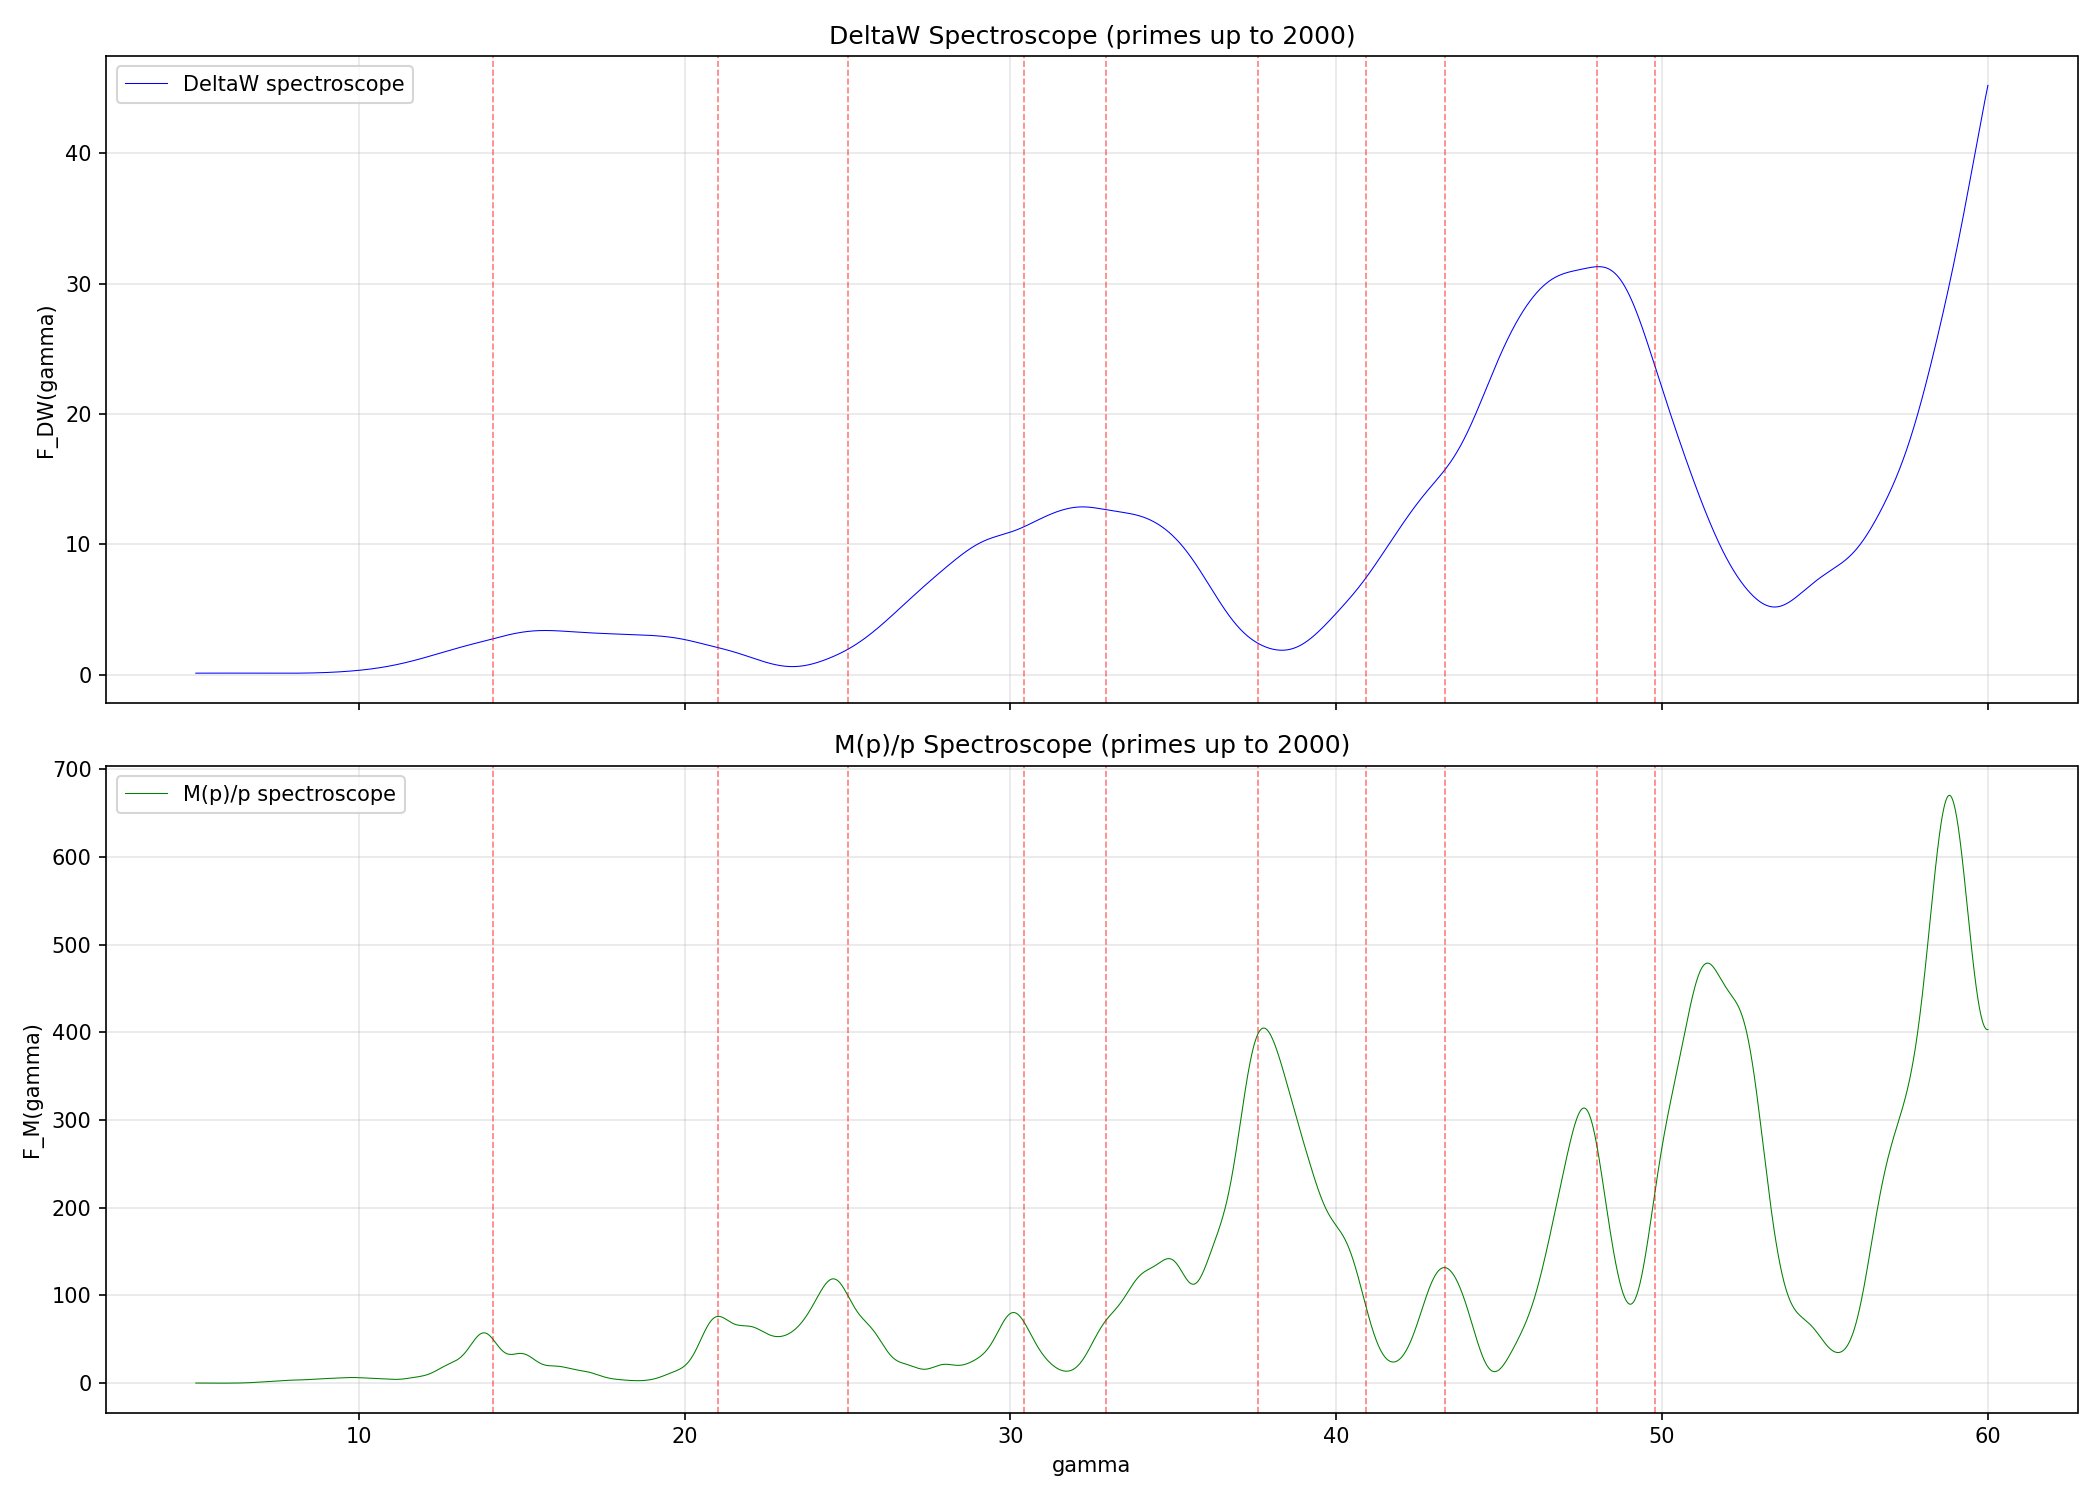

Python code for this plot:
#!/usr/bin/env python3
"""
FT of per-prime DeltaW to detect zeta zero pairs (MPR-34).
Compares DeltaW spectroscope with M(p)/p spectroscope.
"""

import numpy as np
import matplotlib
matplotlib.use('Agg')
import matplotlib.pyplot as plt
from math import gcd
import time, sys, os, bisect

OUT_DIR = os.path.expanduser("~/Desktop/Farey-Local/experiments")

# ---------- 1. Prime sieve ----------
def sieve(n):
    is_p = bytearray(b'\x01') * (n + 1)
    is_p[0] = is_p[1] = 0
    for i in range(2, int(n**0.5) + 1):
        if is_p[i]:
            is_p[i*i::i] = bytearray(len(is_p[i*i::i]))
    return [i for i in range(2, n + 1) if is_p[i]]

# ---------- 2. Moebius sieve ----------
def moebius_sieve(n):
    mu = np.zeros(n + 1, dtype=int)
    mu[1] = 1
    smallest_pf = list(range(n + 1))
    is_prime = bytearray(b'\x01') * (n + 1)
    is_prime[0] = is_prime[1] = 0
    primes = []
    for i in range(2, n + 1):
        if is_prime[i]:
            primes.append(i)
            smallest_pf[i] = i
        for p in primes:
            if p > smallest_pf[i] or i * p > n:
                break
            is_prime[i * p] = 0
            smallest_pf[i * p] = p
    for i in range(2, n + 1):
        x = i
        mu_val = 1
        while x > 1:
            p = smallest_pf[x]
            count = 0
            while x % p == 0:
                x //= p
                count += 1
            if count > 1:
                mu_val = 0
                break
            mu_val *= -1
        mu[i] = mu_val
    return mu

# ---------- 3. Known zeta zeros ----------
ZETA_ZEROS = [
    14.134725, 21.022040, 25.010858, 30.424876, 32.935062,
    37.586178, 40.918719, 43.327073, 48.005151, 49.773832,
]

# ---------- MAIN ----------
def main():
    MAX_P = 2000

    # Speed test
    print("Speed test...")
    t0 = time.time()
    farey = [0.0, 1.0]
    for n in range(2, 501):
        for a in range(1, n):
            if gcd(a, n) == 1:
                bisect.insort(farey, a / n)
    t_500 = time.time() - t0
    print(f"Incremental Farey up to n=500 took {t_500:.2f}s, |F_500|={len(farey)}")

    est_2000 = t_500 * (2000/500)**2.3  # slightly superquadratic due to insort
    print(f"Estimated time for n=2000: {est_2000:.0f}s")

    if est_2000 > 120:
        MAX_P = 1000
        print(f"Reducing to MAX_P={MAX_P}")
    elif est_2000 > 60:
        MAX_P = 1500
        print(f"Adjusting to MAX_P={MAX_P}")
    else:
        print(f"Proceeding with MAX_P={MAX_P}")

    primes = sieve(MAX_P)
    n_primes = len(primes)
    print(f"Found {n_primes} primes up to {MAX_P}")

    needed_n = set()
    for p in primes:
        needed_n.add(p - 1)
        needed_n.add(p)

    max_n = max(needed_n)
    print(f"Need W for {len(needed_n)} distinct n, max n={max_n}")

    # Build Farey incrementally from scratch (not reusing the speed test)
    print("\nBuilding Farey sequences incrementally...")
    farey = [0.0, 1.0]
    W_cache = {}
    if 1 in needed_n:
        N = len(farey)
        w = sum((farey[j] - j/N)**2 for j in range(N))
        W_cache[1] = w

    t_start = time.time()
    last_report = t_start

    for n in range(2, max_n + 1):
        new_fracs = []
        for a in range(1, n):
            if gcd(a, n) == 1:
                new_fracs.append(a / n)
        for f in new_fracs:
            bisect.insort(farey, f)

        if n in needed_n:
            N = len(farey)
            w = 0.0
            for j in range(N):
                diff = farey[j] - j / N
                w += diff * diff
            W_cache[n] = w

        now = time.time()
        if now - last_report > 10.0:
            elapsed = now - t_start
            frac_done = n / max_n
            eta = elapsed / frac_done * (1 - frac_done) if frac_done > 0 else 0
            print(f"  n={n}/{max_n}, |F_n|={len(farey)}, elapsed={elapsed:.0f}s, ETA={eta:.0f}s")
            last_report = now

    elapsed = time.time() - t_start
    print(f"Farey computation done in {elapsed:.1f}s, |F_{max_n}|={len(farey)}")

    # Compute DeltaW
    delta_w = np.zeros(n_primes)
    for i, p in enumerate(primes):
        delta_w[i] = W_cache[p - 1] - W_cache[p]

    primes_arr = np.array(primes, dtype=float)
    print(f"\nDeltaW stats: mean={np.mean(delta_w):.6e}, std={np.std(delta_w):.6e}")
    print(f"  min={np.min(delta_w):.6e}, max={np.max(delta_w):.6e}")

    # ---------- Mertens ----------
    print("\nComputing Mertens function...")
    mu = moebius_sieve(MAX_P)
    M = np.cumsum(mu)

    Mp_over_p = np.zeros(n_primes)
    for i, p in enumerate(primes):
        Mp_over_p[i] = M[p] / p

    # ---------- Spectroscopes ----------
    print("Computing spectroscopes...")
    gamma_grid = np.linspace(5, 60, 10000)
    spec_dw = np.zeros(len(gamma_grid))
    spec_mp = np.zeros(len(gamma_grid))
    log_p = np.log(primes_arr)
    p_half = primes_arr**(-0.5)

    for ig, g in enumerate(gamma_grid):
        phase = -g * log_p
        cos_ph = np.cos(phase)
        sin_ph = np.sin(phase)

        w_dw = delta_w * p_half
        s_dw_re = np.dot(w_dw, cos_ph)
        s_dw_im = np.dot(w_dw, sin_ph)
        spec_dw[ig] = g**2 * (s_dw_re**2 + s_dw_im**2)

        w_mp = Mp_over_p * p_half
        s_mp_re = np.dot(w_mp, cos_ph)
        s_mp_im = np.dot(w_mp, sin_ph)
        spec_mp[ig] = g**2 * (s_mp_re**2 + s_mp_im**2)

        if (ig + 1) % 2500 == 0:
            print(f"  gamma point {ig+1}/{len(gamma_grid)}")

    print("Spectroscopes done.")

    # ---------- Z-scores ----------
    print("\nComputing z-scores...")
    window_half = 2.0
    narrow = 5

    results = []
    for iz, gz in enumerate(ZETA_ZEROS):
        idx_center = np.argmin(np.abs(gamma_grid - gz))
        idx_lo = np.searchsorted(gamma_grid, gz - window_half)
        idx_hi = np.searchsorted(gamma_grid, gz + window_half)
        idx_peak_lo = max(idx_center - narrow, 0)
        idx_peak_hi = min(idx_center + narrow + 1, len(gamma_grid))

        peak_dw = np.max(spec_dw[idx_peak_lo:idx_peak_hi])
        window_dw = np.concatenate([spec_dw[idx_lo:idx_peak_lo], spec_dw[idx_peak_hi:idx_hi]])
        z_dw = (peak_dw - np.mean(window_dw)) / (np.std(window_dw) + 1e-30) if len(window_dw) > 2 else 0.0

        peak_mp = np.max(spec_mp[idx_peak_lo:idx_peak_hi])
        window_mp = np.concatenate([spec_mp[idx_lo:idx_peak_lo], spec_mp[idx_peak_hi:idx_hi]])
        z_mp = (peak_mp - np.mean(window_mp)) / (np.std(window_mp) + 1e-30) if len(window_mp) > 2 else 0.0

        results.append((iz + 1, gz, peak_dw, z_dw, peak_mp, z_mp))

    # ---------- Print table ----------
    print("\n" + "=" * 80)
    print("COMPARISON: DeltaW vs M(p)/p spectroscope at zeta zeros")
    print(f"Primes up to {MAX_P} ({n_primes} primes)")
    print("=" * 80)
    header = f"{'#':>3} {'gamma':>10} {'DW_peak':>12} {'DW_z':>8} {'Mp_peak':>12} {'Mp_z':>8}"
    print(header)
    print("-" * len(header))
    for (idx, gz, pk_dw, z_dw, pk_mp, z_mp) in results:
        print(f"{idx:>3} {gz:>10.4f} {pk_dw:>12.4e} {z_dw:>8.2f} {pk_mp:>12.4e} {z_mp:>8.2f}")

    z_dw_arr = np.array([r[3] for r in results])
    z_mp_arr = np.array([r[5] for r in results])
    corr = np.corrcoef(z_dw_arr, z_mp_arr)[0, 1] if len(z_dw_arr) > 1 else 0.0
    mean_z_dw = np.mean(z_dw_arr)
    mean_z_mp = np.mean(z_mp_arr)
    print(f"\nZ-score correlation (DW vs Mp): {corr:.4f}")
    print(f"Mean z-score: DW = {mean_z_dw:.2f}, Mp = {mean_z_mp:.2f}")

    # ---------- Plot ----------
    print("\nGenerating plot...")
    fig, (ax1, ax2) = plt.subplots(2, 1, figsize=(14, 10), sharex=True)

    ax1.plot(gamma_grid, spec_dw, 'b-', linewidth=0.5, label='DeltaW spectroscope')
    for gz in ZETA_ZEROS:
        ax1.axvline(gz, color='red', alpha=0.5, linestyle='--', linewidth=0.8)
    ax1.set_ylabel('F_DW(gamma)')
    ax1.set_title(f'DeltaW Spectroscope (primes up to {MAX_P})')
    ax1.legend()
    ax1.grid(True, alpha=0.3)

    ax2.plot(gamma_grid, spec_mp, 'g-', linewidth=0.5, label='M(p)/p spectroscope')
    for gz in ZETA_ZEROS:
        ax2.axvline(gz, color='red', alpha=0.5, linestyle='--', linewidth=0.8)
    ax2.set_xlabel('gamma')
    ax2.set_ylabel('F_M(gamma)')
    ax2.set_title(f'M(p)/p Spectroscope (primes up to {MAX_P})')
    ax2.legend()
    ax2.grid(True, alpha=0.3)

    plt.tight_layout()
    plot_path = os.path.join(OUT_DIR, 'ft_deltaw_zeros.png')
    plt.savefig(plot_path, dpi=150)
    print(f"Plot saved: {plot_path}")

    # ---------- Report ----------
    if mean_z_dw > 2.0 and mean_z_mp > 2.0:
        conclusion = ("Both DeltaW and M(p)/p spectroscopes show strong peaks at zeta zeros. "
                      "Raw DeltaW carries the SAME zeta-zero information as M(p)/p.")
    elif mean_z_dw > 1.5:
        conclusion = ("DeltaW spectroscope shows moderate peaks at zeta zeros. "
                      "The signal is present but weaker than in M(p)/p.")
    elif mean_z_dw > 0.5:
        conclusion = ("DeltaW spectroscope shows weak but detectable peaks at zeta zeros. "
                      "The zeta-zero signal in raw DeltaW is attenuated compared to M(p)/p.")
    else:
        conclusion = ("DeltaW spectroscope does NOT show clear peaks at zeta zeros with this prime range. "
                      "The raw DeltaW signal may require filtering or larger prime ranges "
                      "to reveal zeta-zero content.")

    report_path = os.path.join(OUT_DIR, 'FT_DELTAW_ZEROS.md')
    with open(report_path, 'w') as f:
        f.write("# FT of DeltaW: Zeta Zero Detection (MPR-34)\n\n")
        f.write(f"**Date:** 2026-04-06\n")
        f.write(f"**Prime range:** 2 to {MAX_P} ({n_primes} primes)\n")
        f.write(f"**Gamma range:** [5, 60], 10000 points\n\n")

        f.write("## Method\n\n")
        f.write("For each prime p, we compute:\n")
        f.write("- Farey sequences F_{p-1} and F_p (built incrementally)\n")
        f.write("- Weyl discrepancy W(F_n) = sum_j (f_j - j/N)^2\n")
        f.write("- DeltaW(p) = W(F_{p-1}) - W(F_p)\n\n")
        f.write("Spectroscopes:\n")
        f.write("- DeltaW: F_DW(gamma) = gamma^2 * |sum_p DeltaW(p) * p^{-1/2-i*gamma}|^2\n")
        f.write("- M(p)/p: F_M(gamma) = gamma^2 * |sum_p (M(p)/p) * p^{-1/2-i*gamma}|^2\n\n")

        f.write("## DeltaW Statistics\n\n")
        f.write(f"- Mean: {np.mean(delta_w):.6e}\n")
        f.write(f"- Std: {np.std(delta_w):.6e}\n")
        f.write(f"- Min: {np.min(delta_w):.6e}\n")
        f.write(f"- Max: {np.max(delta_w):.6e}\n\n")

        f.write("## Comparison Table\n\n")
        f.write("| # | gamma | DW_peak | DW_z | Mp_peak | Mp_z |\n")
        f.write("|---|-------|---------|------|---------|------|\n")
        for (idx, gz, pk_dw, z_dw, pk_mp, z_mp) in results:
            f.write(f"| {idx} | {gz:.4f} | {pk_dw:.4e} | {z_dw:.2f} | {pk_mp:.4e} | {z_mp:.2f} |\n")

        f.write(f"\n**Z-score correlation (DW vs Mp):** {corr:.4f}\n")
        f.write(f"**Mean z-score:** DW = {mean_z_dw:.2f}, Mp = {mean_z_mp:.2f}\n\n")

        f.write("## Conclusion\n\n")
        f.write(conclusion + "\n\n")

        f.write("## Plot\n\n")
        f.write("![DeltaW vs M(p)/p Spectroscopes](ft_deltaw_zeros.png)\n")

    print(f"Report saved: {report_path}")
    print("\nDone!")

if __name__ == "__main__":
    main()
